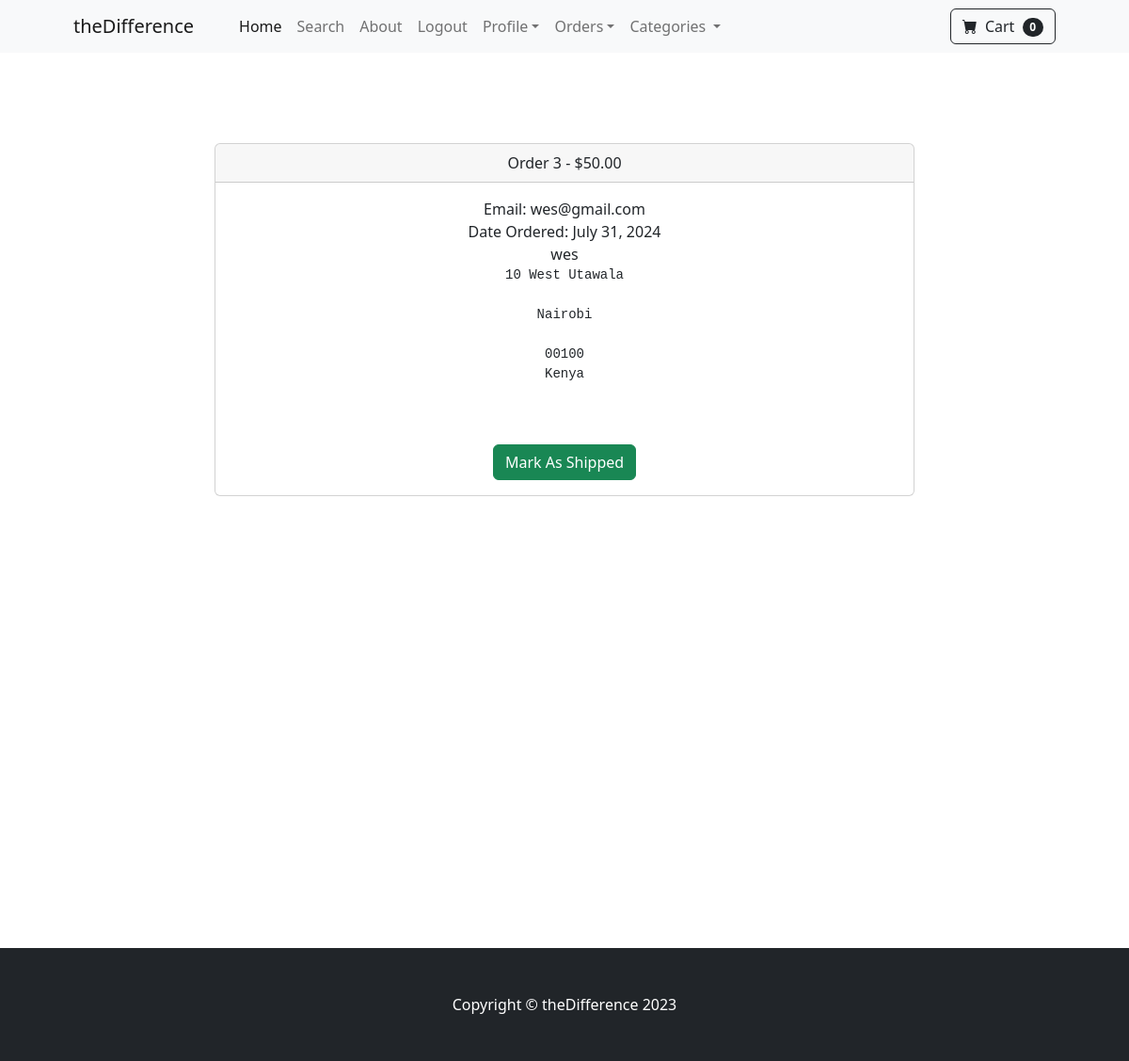
The page /payment/orders/3 (signed in) on the database as committed earlier.
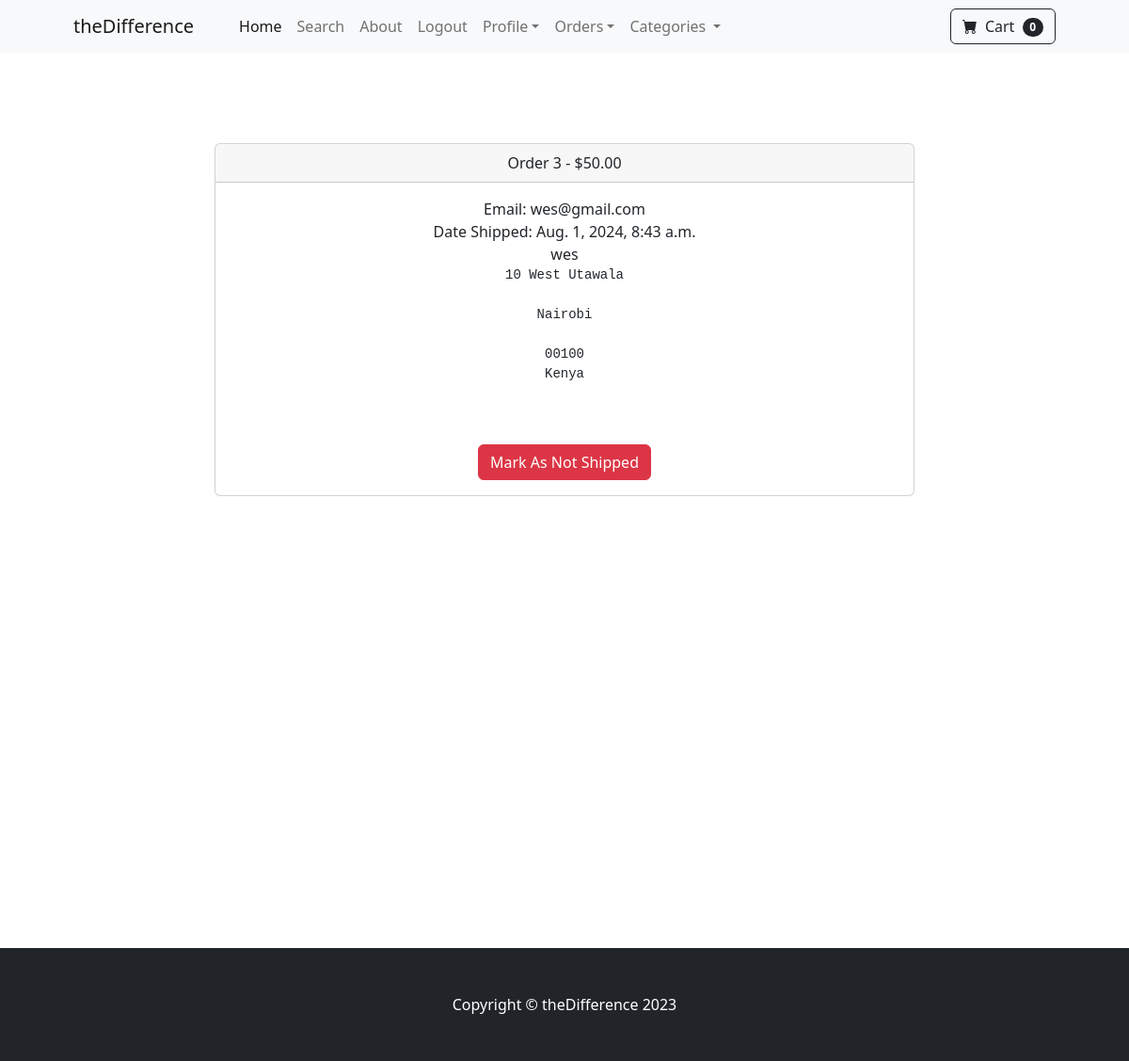
The same page on the database as committed later.
### payment/models.py (models this page shows, shortened)
class Order(models.Model):
    user = models.ForeignKey(User, on_delete=models.CASCADE, null=True, blank=True)
    full_name = models.CharField(max_length=255)
    email = models.EmailField(max_length=255)
    shipping_address = models.TextField(max_length=15000)
    amount_paid = models.DecimalField(max_digits=7, decimal_places=2)
    date_ordered = models.DateField(auto_now_add=True)
    shipped = models.BooleanField(default=False)
    date_shipped = models.DateTimeField(blank=True, null=True)

### payment/views.py (the view, shortened to what this page needs)
# urls.py: path("orders/<int:pk>", views.orders, name="orders"),
def orders(request, pk):
    if request.user.is_authenticated and request.user.is_superuser:
        order = Order.objects.get(id=pk)
        items = OrderItem.objects.filter(order=pk)
        return render(request, "payment/orders.html", {"order": order, "items": items})
    else:
        messages.success(request, "Access Denied!")
        return redirect("home")

### cart/cart.py (called while the page is built)
    def __len__(self):
        return len(self.cart)

### cart/context_processors.py (called while the page is built)
def cart(request):
    return{'cart':Cart(request)}

### store/context_processors.py (called while the page is built)
def categories_processor(request):
    categories = Category.objects.all()
    return {"categories": categories}

### payment/templates/payment/orders.html (shortened to what this page needs)
{% extends 'base.html' %} {% block content %}
<br/><br/><br/><br/>
<div class="container">
  <div class="row">
    <center>
      <div class="col-8">
        <div class="card">
            <div class="card-header">
              Order  {{order.id}} - ${{order.amount_paid}} <br/>
            </div>
            <div class="card-body">
                Email: {{order.email}}<br/>
                {% if order.date_shipped %}
                Date Shipped: {{order.date_shipped}}
                {% else %}
                Date Ordered: {{order.date_ordered}}
                {% endif %}<br/>
                 {{order.full_name}} <br/>
                 <pre>{{order.shipping_address}}</pre>
                <br/><br/>
                {% if not order.shipped %}
                <form method="POST">
                  <button type="submit" class="btn btn-success">Mark As Shipped</button></form>
                  {% else %}
                  <form method="POST">
                  <button type="submit" class="btn btn-danger">Mark As Not Shipped</button>
                  {% endif %}
                </form>
            </div>
          </div>
          <br/><br/><br/><br/><br/><br/><br/><br/><br/><br/><br/><br/><br/><br/><br/><br/><br/><br/><br/><br/>
      </div>
    </center>
  </div>
</div>
{% endblock %}

Rows that differ between the two databases and show on the page:
changed Order "wes@gmail.com": date_shipped (not shown) → "Aug. 1, 2024, 8:43 a.m."; shipped False → True (drawn); date_ordered "July 31, 2024" → (not shown)
Other text that changed with them:
text no longer shown: "Date Ordered: Mark As Shipped"
text now shown: "Date Shipped: Mark As Not Shipped"
